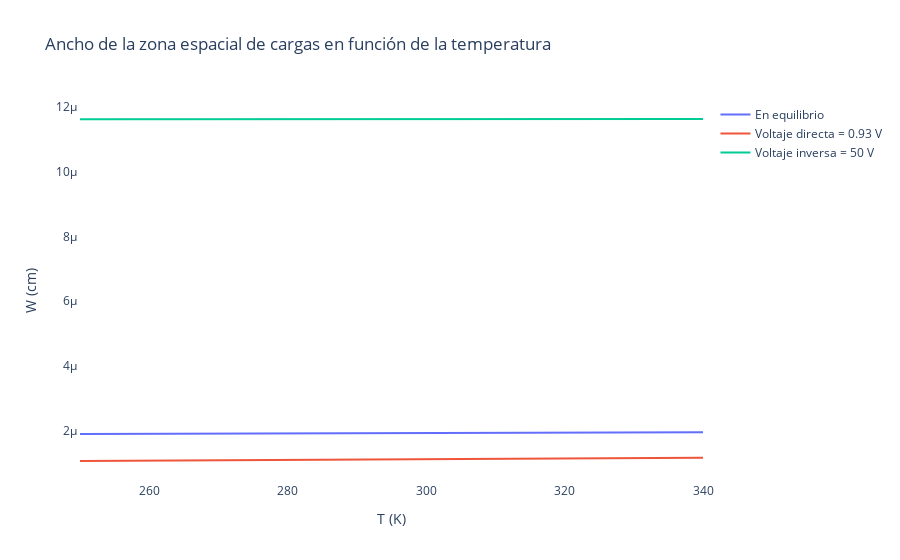

The notebook cell this image was saved under:
### Code cell
import numpy as np
import plotly.graph_objects as go

te = np.linspace(250, 340, 90)
vf_s = np.linspace(0, v_f, 1000)
vr_s = np.linspace(0, v_r, 1000)

w0_g = np.sqrt(((2*eps)/q)*((n_a+n_d)/(n_a*n_d))*(((k*te)/q)*np.log((n_a*n_d)/((np.sqrt(n_c * n_v * np.exp(-e_g / ( kev * te))))**2))))
w1_g = np.sqrt(((2*eps)/q)*((n_a+n_d)/(n_a*n_d))*(((k*te)/q)*np.log((n_a*n_d)/((np.sqrt(n_c * n_v * np.exp(-e_g / ( kev * te))))**2))-v_f))
w2_g = np.sqrt(((2*eps)/q)*((n_a+n_d)/(n_a*n_d))*(((k*te)/q)*np.log((n_a*n_d)/((np.sqrt(n_c * n_v * np.exp(-e_g / ( kev * te))))**2))+v_r))

# Crear la figura
fig = go.Figure()

# Agregar las curvas al gráfico
fig.add_trace(go.Scatter(x=te, y=w0_g, mode='lines', name=f'En equilibrio'))
fig.add_trace(go.Scatter(x=te, y=w1_g, mode='lines', name=f'Voltaje directa = {v_f} V'))
fig.add_trace(go.Scatter(x=te, y=w2_g, mode='lines', name=f'Voltaje inversa = {v_r} V'))

# Configurar el diseño del gráfico
fig.update_layout(
    xaxis=dict(title='T (K)', showline=True),
    yaxis=dict(title='W (cm)', showline=True),
    title='Ancho de la zona espacial de cargas en función de la temperatura',
    showlegend=True,
    plot_bgcolor="white",
    paper_bgcolor="white"
)
# Configurar las líneas de los ejes x e y



# Mostrar el gráfico
fig.show()
